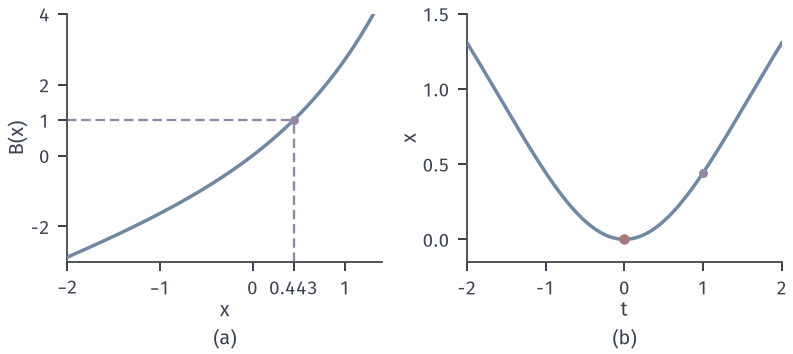

Python code for this plot:
from pathlib import Path
import sys
sys.path.insert(0, str(Path(__file__).resolve().parents[1]/"ivp-common"))
from ivp_common import *
HERE = Path(__file__).resolve().parent

# 目标：x'=2t/(1+e^x), x(0)=0 的隐式解 x+e^x-1=t^2：严格单调的 B 使 x 由 t 唯一解出。
fig, axes = figure(width_mm=112, height_mm=50, ncols=2)
panel(fig, .085, .985, .96, .26, .27)
a, b = axes
B_ = lambda x: x + np.exp(x) - 1
def inv(y):
    lo, hi = -20., 10.
    for _ in range(200):
        m = (lo + hi)/2
        if B_(m) < y: lo = m
        else: hi = m
    return (lo + hi)/2
x = np.linspace(-2, 1.4, 400)
a.plot(x, B_(x), color=BLUE, lw=1.4, zorder=3)
x1 = inv(1.); print('x(1)=', x1)
a.plot([-2, x1], [1, 1], color=PURPLE, lw=.95, ls=(0, (4, 2)), zorder=2)
a.plot([x1, x1], [-3, 1], color=PURPLE, lw=.95, ls=(0, (4, 2)), zorder=2)
a.plot([x1], [1], 'o', ms=3.6, color=PURPLE, mew=0, zorder=5)
a.set_xlim(-2, 1.4); a.set_ylim(-3, 4); a.set_xticks([-2, -1, 0, x1, 1]); a.set_xticklabels(['$-2$', '$-1$', '0', '0.443', '1'])
a.set_yticks([-2, 0, 1, 2, 4]); a.set_xlabel('$x$', labelpad=1); a.set_ylabel('$B(x)$', labelpad=1)
t = np.linspace(-2, 2, 301); xs = np.array([inv(s**2) for s in t])
b.plot(t, xs, color=BLUE, lw=1.4, zorder=3); dot(b, 0, 0)
b.plot([1], [x1], 'o', ms=3.6, color=PURPLE, mew=0, zorder=5)
b.set_xlim(-2, 2); b.set_ylim(-.15, 1.5); b.set_xticks([-2, -1, 0, 1, 2]); b.set_yticks([0, .5, 1, 1.5]); b.set_xlabel('$t$', labelpad=1); b.set_ylabel('$x$', labelpad=1)
tags(fig, axes)
save(fig, HERE, 'figure', {'B': 'x+e^x-1', 'x_at_t1': x1})
